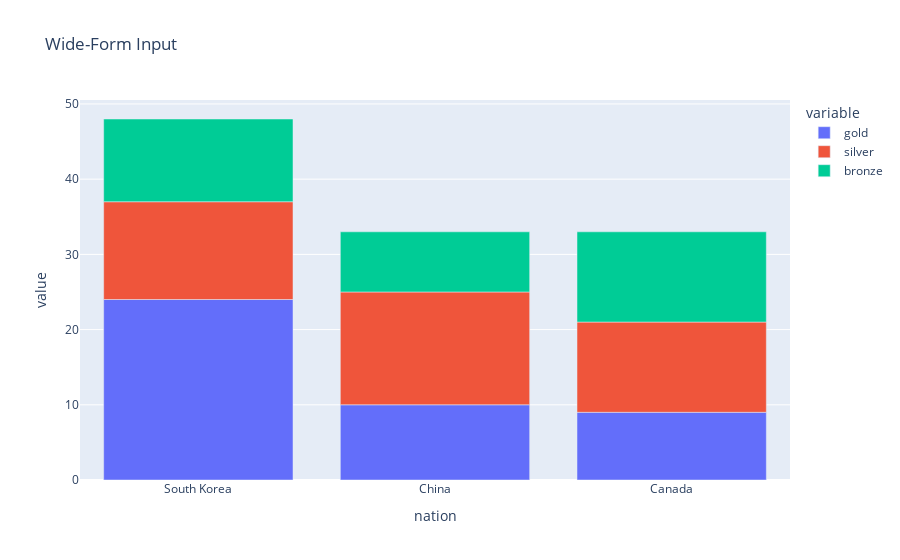

Notebook cell for this chart:
### Code cell
import plotly.express as px

wide_df = px.data.medals_wide()
print(wide_df)

fig = px.bar(wide_df, x="nation", y=["gold", "silver", "bronze"], title="Wide-Form Input")
fig.show()

### Figure 1 — Plotly figure (JSON) as saved in the notebook; plotly's stock layout.template omitted (floating-point values rounded to 4 significant figures)
{"data": [{"alignmentgroup": "True", "hovertemplate": "variable=gold<br>nation=%{x}<br>value=%{y}<extra></extra>", "legendgroup": "gold", "marker": {"color": "#636efa", "pattern": {"shape": ""}}, "name": "gold", "offsetgroup": "gold", "orientation": "v", "showlegend": true, "textposition": "auto", "type": "bar", "x": ["South Korea", "China", "Canada"], "xaxis": "x", "y": [24, 10, 9], "yaxis": "y"}, {"alignmentgroup": "True", "hovertemplate": "variable=silver<br>nation=%{x}<br>value=%{y}<extra></extra>", "legendgroup": "silver", "marker": {"color": "#EF553B", "pattern": {"shape": ""}}, "name": "silver", "offsetgroup": "silver", "orientation": "v", "showlegend": true, "textposition": "auto", "type": "bar", "x": ["South Korea", "China", "Canada"], "xaxis": "x", "y": [13, 15, 12], "yaxis": "y"}, {"alignmentgroup": "True", "hovertemplate": "variable=bronze<br>nation=%{x}<br>value=%{y}<extra></extra>", "legendgroup": "bronze", "marker": {"color": "#00cc96", "pattern": {"shape": ""}}, "name": "bronze", "offsetgroup": "bronze", "orientation": "v", "showlegend": true, "textposition": "auto", "type": "bar", "x": ["South Korea", "China", "Canada"], "xaxis": "x", "y": [11, 8, 12], "yaxis": "y"}], "layout": {"barmode": "relative", "legend": {"title": {"text": "variable"}, "tracegroupgap": 0}, "title": {"text": "Wide-Form Input"}, "xaxis": {"anchor": "y", "domain": [0, 1], "title": {"text": "nation"}}, "yaxis": {"anchor": "x", "domain": [0, 1], "title": {"text": "value"}}}}
